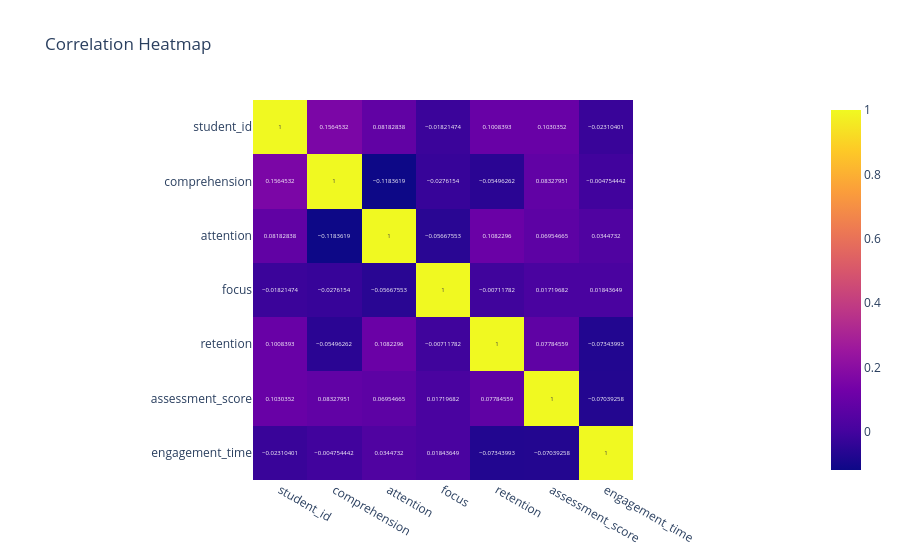

Here is the notebook cell this chart was saved with:
### Code cell
corr = students.corr(numeric_only=True)
fig = px.imshow(corr, text_auto=True, title="Correlation Heatmap")
fig.show()

### Figure 1 — Plotly figure (JSON) as saved in the notebook; plotly's stock layout.template omitted (floating-point values rounded to 4 significant figures)
{"data": [{"coloraxis": "coloraxis", "hovertemplate": "x: %{x}<br>y: %{y}<br>color: %{z}<extra></extra>", "name": "0", "texttemplate": "%{z}", "type": "heatmap", "x": ["student_id", "comprehension", "attention", "focus", "retention", "assessment_score", "engagement_time"], "xaxis": "x", "y": ["student_id", "comprehension", "attention", "focus", "retention", "assessment_score", "engagement_time"], "yaxis": "y", "z": [[1.0, 0.1565, 0.08183, -0.01821, 0.1008, 0.103, -0.0231], [0.1565, 1.0, -0.1184, -0.02762, -0.05496, 0.08328, -0.004754], [0.08183, -0.1184, 1.0, -0.05668, 0.1082, 0.06955, 0.03447], [-0.01821, -0.02762, -0.05668, 1.0, -0.007118, 0.0172, 0.01844], [0.1008, -0.05496, 0.1082, -0.007118, 1.0, 0.07785, -0.07344], [0.103, 0.08328, 0.06955, 0.0172, 0.07785, 1.0, -0.07039], [-0.0231, -0.004754, 0.03447, 0.01844, -0.07344, -0.07039, 1.0]]}], "layout": {"coloraxis": {"colorscale": [[0, "#0d0887"], [0.1111, "#46039f"], [0.2222, "#7201a8"], [0.3333, "#9c179e"], [0.4444, "#bd3786"], [0.5556, "#d8576b"], [0.6667, "#ed7953"], [0.7778, "#fb9f3a"], [0.8889, "#fdca26"], [1, "#f0f921"]]}, "title": {"text": "Correlation Heatmap"}, "xaxis": {"anchor": "y", "constrain": "domain", "domain": [0, 1], "scaleanchor": "y"}, "yaxis": {"anchor": "x", "autorange": "reversed", "constrain": "domain", "domain": [0, 1]}}}
